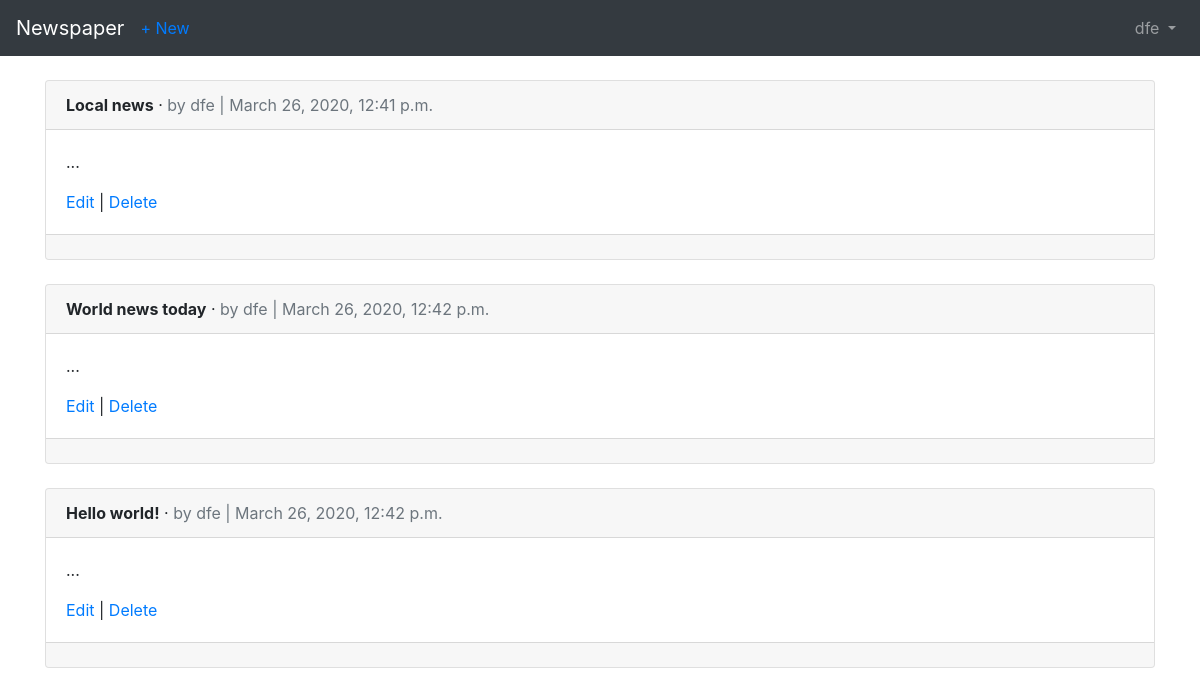
Before: /articles/ (signed in) with the older database file.
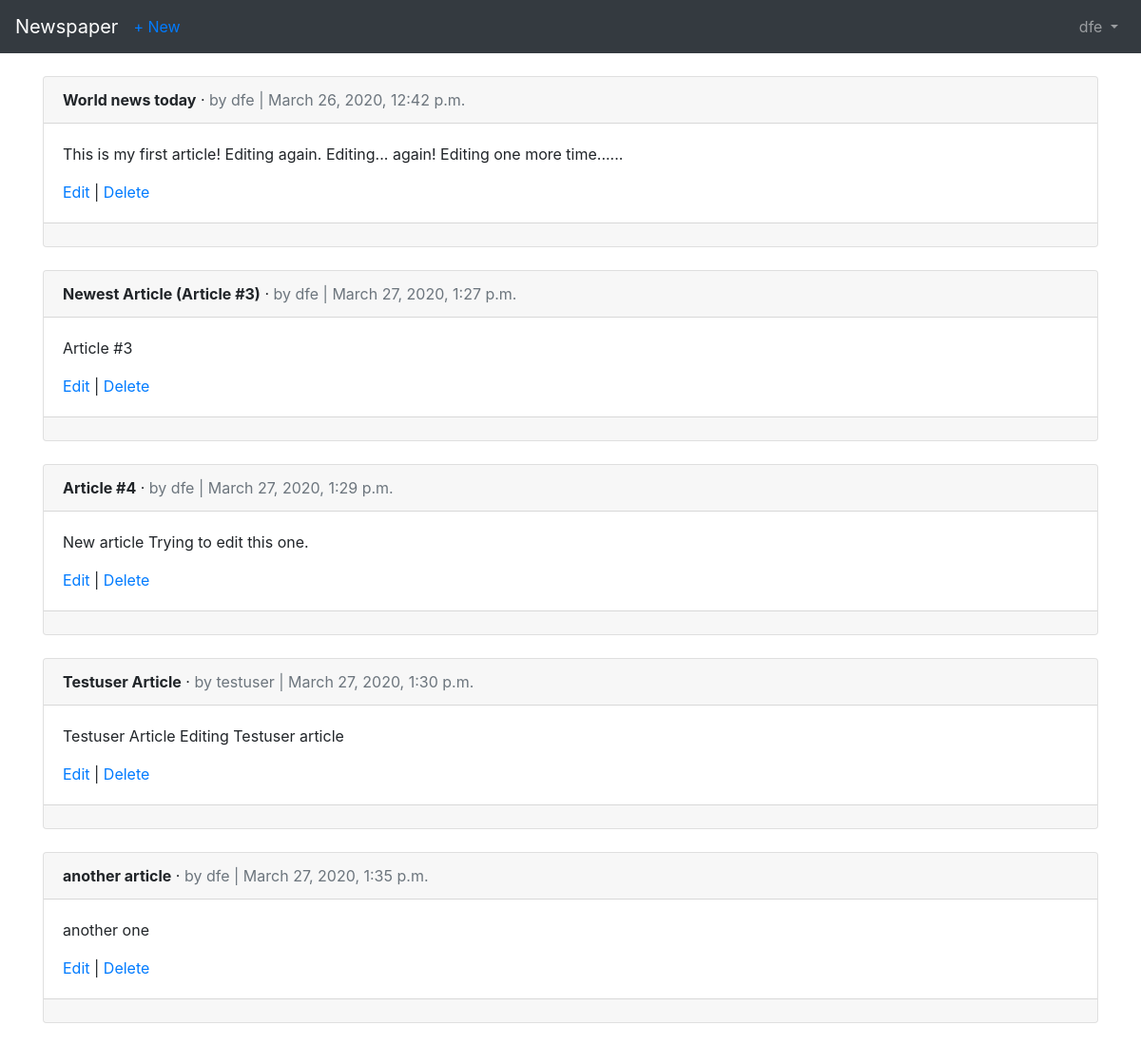
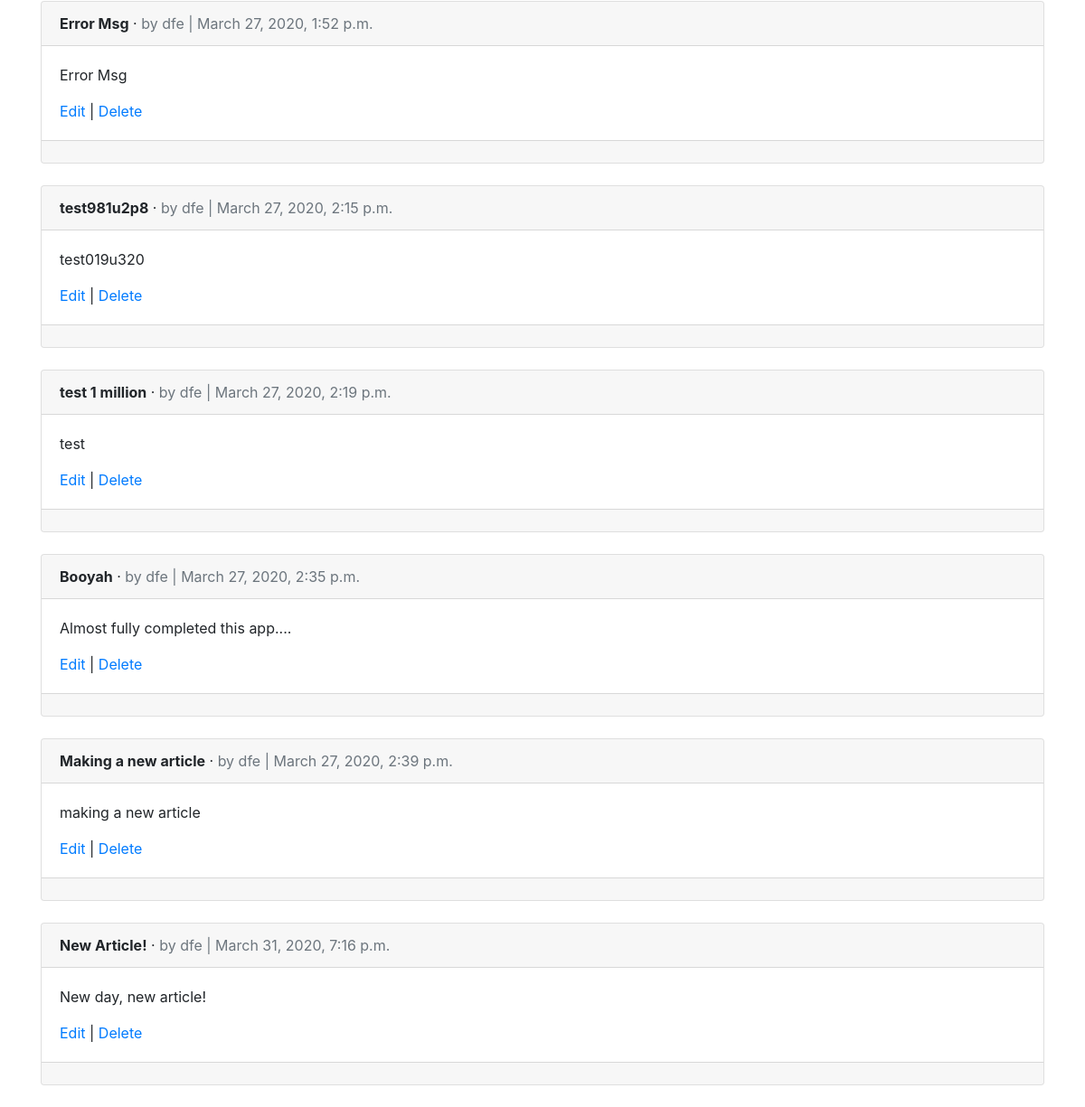
After: the same page with the newer database file (2 pictures, top to bottom).
### users/models.py (models this page shows)
class CustomUser(AbstractUser):
    age = models.PositiveIntegerField(null=True, blank=True)

### articles/models.py (models this page shows, shortened)
class Article(models.Model):
    title = models.CharField(max_length=255)
    body = models.TextField()
    date = models.DateTimeField(auto_now_add=True)
    author = models.ForeignKey(
        get_user_model(),
        on_delete=models.CASCADE,
    )

### articles/views.py (the view)
# urls.py: path('', ArticleListView.as_view(), name='article_list'),
class ArticleListView(LoginRequiredMixin, ListView):    #  new
    model = Article
    template_name = 'article_list.html'
    login_url = 'login'                                 #  new

### templates/article_list.html (shortened to what this page needs)
{% extends 'base.html' %}
{% block content %}
  {% for article in object_list %}
    <div class="card">
      <div class="card-header">
        <span class="font-weight-bold">{{ article.title }}</span> &middot;
        <span class="text-muted">by {{ article.author }} |
        {{ article.date }}</span>
      </div>
      <div class="card-body">
        <p> {{ article.body }} </p>
        <a href="{% url 'article_edit' article.pk %}">Edit</a> |
        <a href="{% url 'article_delete' article.pk %}">Delete</a>
      </div>
      <div class="card-footer">
      </div>
    </div>
    <br />
  {% endfor %}
  {% endblock content %}

### templates/base.html (shortened to what this page needs)
<!doctype html>
<html lang="en">
<head>
<link rel="stylesheet" href="https://stackpath.bootstrapcdn.com/bootstrap/4.1.3/css/bootstrap.min.css"
integrity="sha384-MCw98/SFnGE8fJT3GXwEOngsV7Zt27NXFoaoApmYm81iuXoPkFOJwJ8ERdknLPMO"
crossorigin="anonymous">
</head>
<body>
  <nav class="navbar navbar-expand-md navbar-dark bg-dark mb-4">
    <a class="navbar-brand" href="{% url 'home' %}">Newspaper</a>
    {% if user.is_authenticated %}
      <ul class="navbar-nav mr-auto">
        <li class="nav-item"><a href="{% url 'article_new' %}">+ New</a></li>
      </ul>
    {% endif %}
    <div class="collapse navbar-collapse" id="navbarCollapse">
      {% if user.is_authenticated %}
        <ul class="navbar-nav ml-auto">
          <li class="nav-item">
            <a class="nav-link dropdown-toggle" href="#" id="userMenu"
              data-toggle="dropdown" aria-haspopup="true"
              aria-expanded="false">
              {{ user.username }}
            </a>
          </li>
        </ul>
        {% endif %}
    </div>
</nav>
<div class="container">
  {% block content %}
  {% endblock content %}
</div>
</body>
</html>

Changed rows visible on the page:
removed Article: title "Local news", author "dfe", date "March 26, 2020, 12:41 p.m.", body "..."
removed Article: title "Hello world!", author "dfe", date "March 26, 2020, 12:42 p.m.", body "..."
changed Article "World news today": body "..." → "This is my first article! Editing again. Editing... again! Editing one more time......"
added Article: title "Newest Article (Article #3)", author "dfe", date "March 27, 2020, 1:27 p.m.", body "Article #3"
added Article: title "Article #4", author "dfe", date "March 27, 2020, 1:29 p.m.", body "New article Trying to edit this one."
added Article: title "Testuser Article", author "testuser", date "March 27, 2020, 1:30 p.m.", body "Testuser Article Editing Testuser article"
added Article: title "another article", author "dfe", date "March 27, 2020, 1:35 p.m.", body "another one"
added Article: title "Error Msg", author "dfe", date "March 27, 2020, 1:52 p.m.", body "Error Msg"
added Article: title "test981u2p8", author "dfe", date "March 27, 2020, 2:15 p.m.", body "test019u320"
added Article: title "test 1 million", author "dfe", date "March 27, 2020, 2:19 p.m.", body "test"
added Article: title "Booyah", author "dfe", date "March 27, 2020, 2:35 p.m.", body "Almost fully completed this app...."
added Article: title "Making a new article", author "dfe", date "March 27, 2020, 2:39 p.m.", body "making a new article"
added Article: title "New Article!", author "dfe", date "March 31, 2020, 7:16 p.m.", body "New day, new article!"
